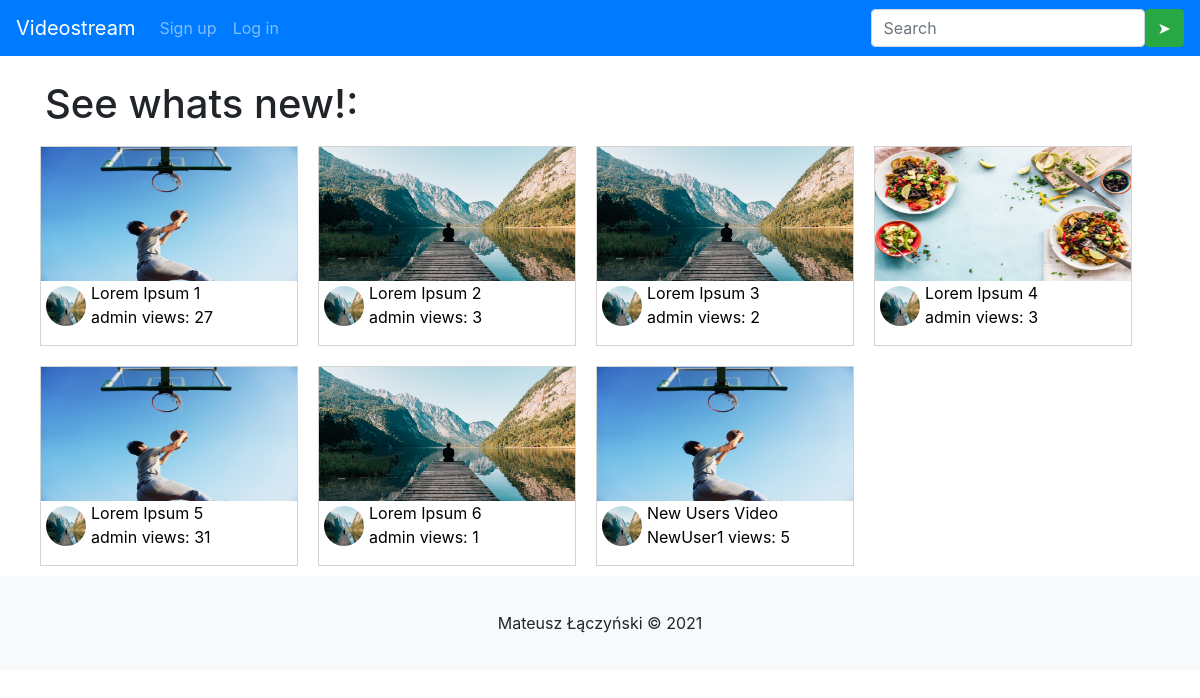
The app's page /, older data.
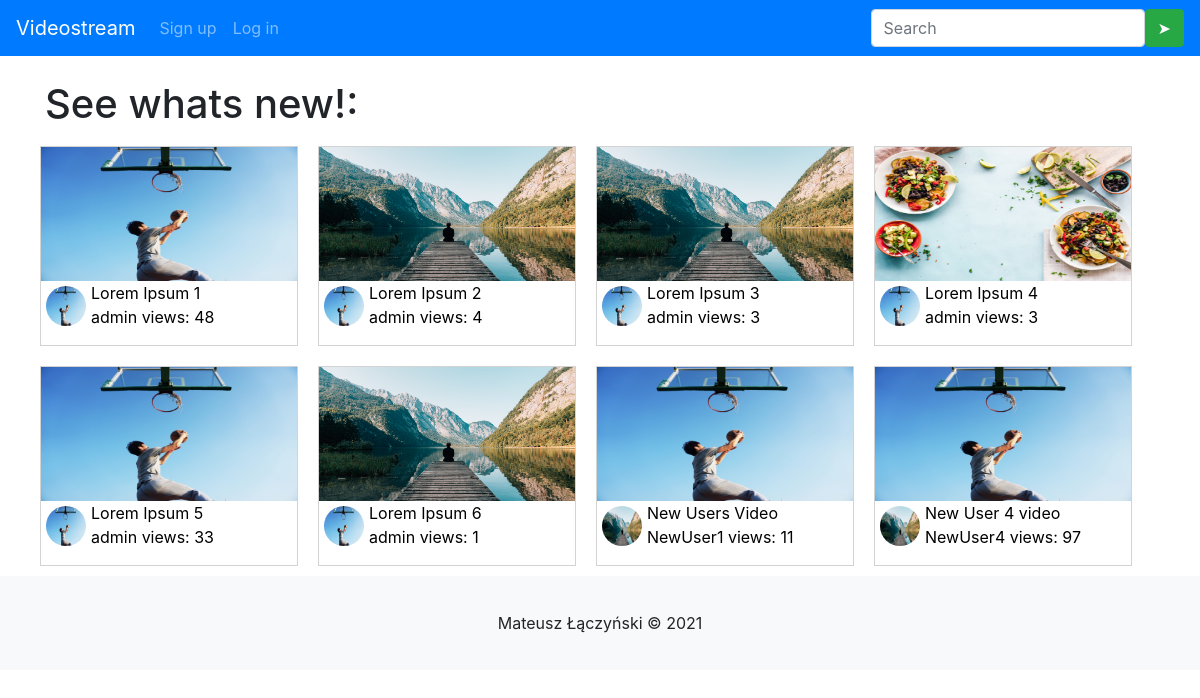
The same page, newer data.
### videos/models.py (models this page shows, shortened)
class Video(models.Model):
    title = models.CharField(max_length=120)
    description = models.TextField(max_length=1500)
    video = models.FileField(upload_to="videos")
    slug = models.SlugField(blank=True, null=True, unique=True)
    date = models.DateField(default=timezone.now)
    thumbnail = models.ImageField(upload_to="thumbnails")
    views = models.IntegerField(default=0)
    author = models.ForeignKey(User, on_delete=models.CASCADE, null=True,blank=True, related_name="author")
    likes = models.ManyToManyField(User, blank=True, related_name="video")
    class Meta:
        ordering = ['-date']
    def get_absolute_url(self):
        return f"/watch/{self.slug}/"

### profiles/models.py (models this page shows, shortened)
class Profile(models.Model):
    user = models.OneToOneField(User, on_delete=models.CASCADE)
    bio = models.TextField(blank=True, max_length=2000)
    birth_date = models.DateField(null=True, blank=True)
    image = models.ImageField(upload_to="profile_pictures", default="profile_pictures/default.jpg")
    bio = models.TextField(blank=True, max_length=5000)
    followers = models.ManyToManyField(User, related_name="followers", blank=True, null=True)

### videos/views.py (the view)
# urls.py: path('', home, name="home"),
def home(request):
    videos = Video.objects.all()
    context = {
        "videos":videos,
    }
    return render(request,'home.html', context)

### templates/home.html (shortened to what this page needs)
{% extends "base.html"%}
{% block 'content' %}
    <h1>See whats new!:</h1>
    <div class="row">
        {% for video in videos %}
                <a href="{{video.get_absolute_url}}" style="text-decoration: none;">
                    <div class="video-home-card">
                            <img style="float: left;" src="{{video.thumbnail.url}}" width="256" height="134">
                            <br>
                            <img style="float:left; border-radius:50%; padding:5px" src="{{video.author.profile.image.url}}" width="50" height="50">
                            <p style="color:black; text-decoration: none"><br>{{video.title | truncatechars:25}}<br>
                                {{video.author}} views: {{video.views}}
                            </p>
                    </div>
                </a>
        {% endfor %}
    </div>
{% endblock %}

### templates/base.html (shortened to what this page needs)
{% load static %}
<!DOCTYPE html>
<html lang="en">
<head>
    <link rel="stylesheet" href="https://stackpath.bootstrapcdn.com/bootstrap/4.3.1/css/bootstrap.min.css">
    <link rel="stylesheet" type="text/css" href="{% static 'style.css' %}">
</head>
<body>
<nav class="navbar navbar-expand-lg navbar-dark bg-primary">
  <a class="navbar-brand" href="{% url 'home' %}">Videostream</a>
  <div class="collapse navbar-collapse" id="navbarNavDropdown">
    <ul class="navbar-nav">
    {% if user.is_authenticated%}
      <li class="nav-item dropdown">
        <a  class="nav-link dropdown-toggle" href="#" id="navbarDropdownMenuLink" data-toggle="dropdown" aria-haspopup="true" aria-expanded="false">
          {{user.username}}
        </a>
        <div class="dropdown-menu" aria-labelledby="navbarDropdownMenuLink">
          <a class="dropdown-item" href="{% url 'my-profile' %}">View profile</a>
          <a class="dropdown-item" href="{% url 'dashboard' %}">Dashboard</a>
          <a class="dropdown-item" href="{%url 'add-video'%}">Upload new video</a>
          <div class="dropdown-divider"></div>
          <a class="dropdown-item" href="{% url 'logout' %}">Log out</a>
        </div>
      <li class="nav-item">
          <a class="nav-link" href="{%url 'subbox' %}">Subbox</a>
        </li>
      </li>
    {%else%}
        <li class="nav-item">
            <a class="nav-link" href="{% url 'signup' %}">Sign up</a>
        </li>
        <li class="nav-item">
            <a class="nav-link" href="{% url 'login' %}">Log in</a>
        </li>
    {% endif %}
    </ul>
    <form style="margin-left:auto;" class="form-inline" method='POST' action="{% url 'search'%}">
        <input class="form-control" type="search" placeholder="Search" aria-label="Search" name="search">
        <button class="btn btn-success" type="submit">&#10148;</button>
    </form>
  </div>
</nav>
<br>
    <div class="container">
        {% block 'content' %}{% endblock %}
    </div>
    <footer class="bg-light text-center text-lg-start">
      <p style="padding:35px;">Mateusz Łączyński © 2021</p>
    </footer>
</body>
</html>

### static/style.css (style rules this page uses)
.video-home-card { float: left; margin:10px; border: 1px solid lightgray; }

Row changes from the older to the newer data that the page shows:
changed Video "Lorem Ipsum 1": author.profile.image: picture added in place of a placeholder; views "27" → "48"
changed Video "Lorem Ipsum 2": author.profile.image: picture added in place of a placeholder; views "3" → "4"
changed Video "Lorem Ipsum 3": author.profile.image: picture added in place of a placeholder; views "2" → "3"
changed through a linked row, Video "Lorem Ipsum 4": author.profile.image: picture added in place of a placeholder
changed Video "Lorem Ipsum 5": author.profile.image: picture added in place of a placeholder; views "31" → "33"
changed through a linked row, Video "Lorem Ipsum 6": author.profile.image: picture added in place of a placeholder
changed Video "New Users Video": views "5" → "11"
added Video: thumbnail (picture), author.profile.image (placeholder picture), title "New User 4 video", author "NewUser4", views "97"
